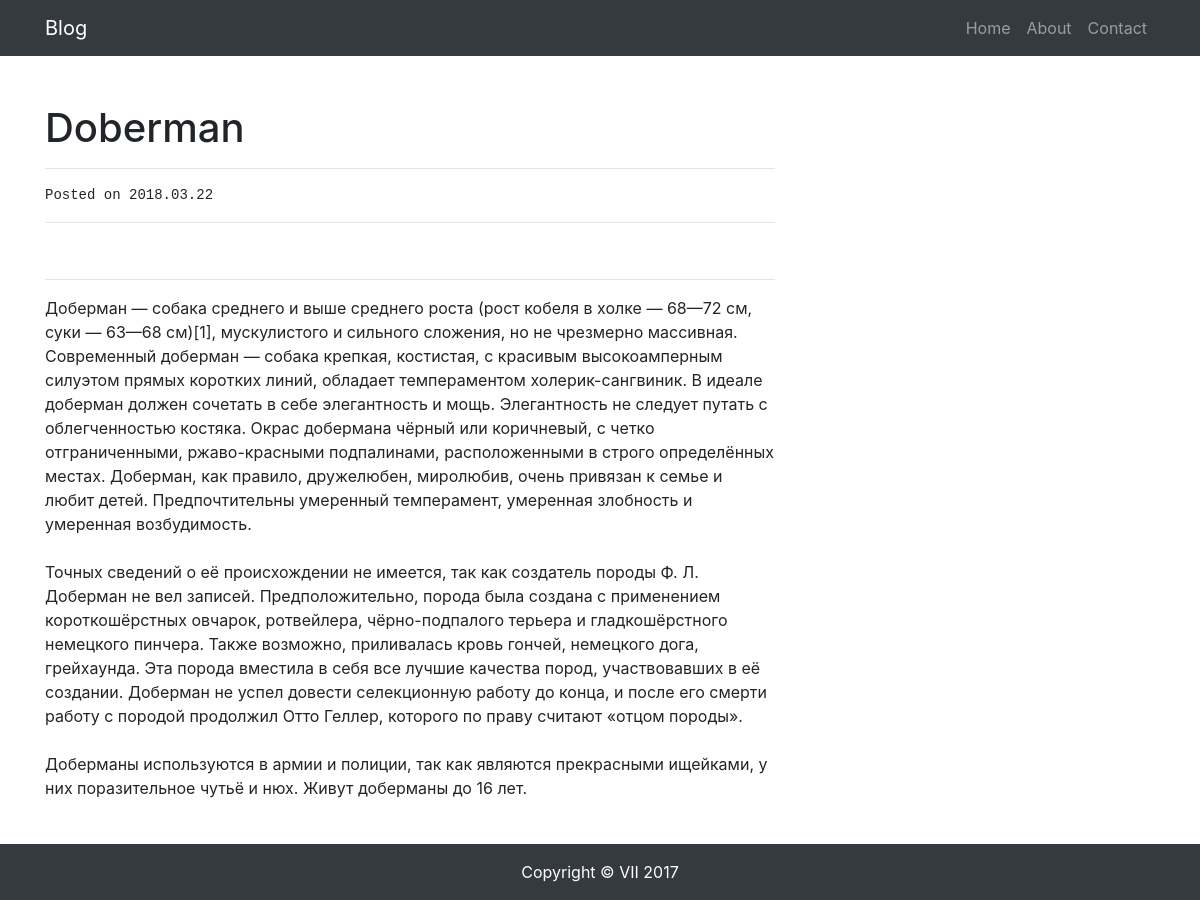
The page /1 on the database its author committed.
### models.py (models this page shows, shortened)
class Article(db.Model):
    id = db.Column(db.Integer, primary_key=True)
    title = db.Column(db.String())
    text = db.Column(db.TEXT())
    description = db.Column(db.TEXT())
    picture = db.Column(db.String())
    tags = db.Column(db.String())
    pub_date = db.Column(db.DateTime, nullable=False,
                         default=datetime.datetime.utcnow)

### views.py (the view)
@app.route('/<int:post_num>')
def get_post(post_num):
    art = Article.query.filter_by(id=post_num).first()
    art.pub_date = art.pub_date.strftime('%Y.%m.%d')
    return render_template('post.html', art=art)

### templates/post.html (shortened to what this page needs)
{% extends "layout.html" %}
{% block main %}
        <link rel=stylesheet type=text/css href="{{ url_for('static', filename='css/footer-bottom.css') }}">
<div class="row">
    <div class="col-lg-8">
        <h1 class="mt-4">{{ art.title }}</h1>
        <hr>
        <p><pre>Posted on {{ art.pub_date }}</pre></p>
        <hr>
        <hr>
        <p>{{ art.text.replace('\n', "<br>")|safe }}</p>
    </div>
</div>
{% endblock %}

### static/css/small-business.css (style rules this page uses)
* { padding: 0; margin: 0; }
body { padding-top: 54px; }
@media (min-width: 992px) { body { padding-top: 56px; } }

### rows shown on the page
Article: title "Doberman", pub_date "2018.03.22", text.replace "Доберман — собака среднего и выше среднего роста (рост кобеля в холке — 68—72 см, суки — 63—68 см)[1], мускулистого и сильного сложения, но не чрезмерно массивная. Современный доберман — собака крепкая, костистая, с красивым высокоамперным силуэтом прямых коротких линий, обладает темпераментом холерик-сангвиник. В идеале доберман должен сочетать в себе элегантность и мощь. Элегантность не следует путать с облегченностью костяка. Окрас добермана чёрный или коричневый, с четко отграниченными, ржаво-красными подпалинами, расположенными в строго определённых местах. Доберман, как правило, дружелюбен, миролюбив, очень привязан к семье и любит детей. Предпочтительны умеренный темперамент,…"
